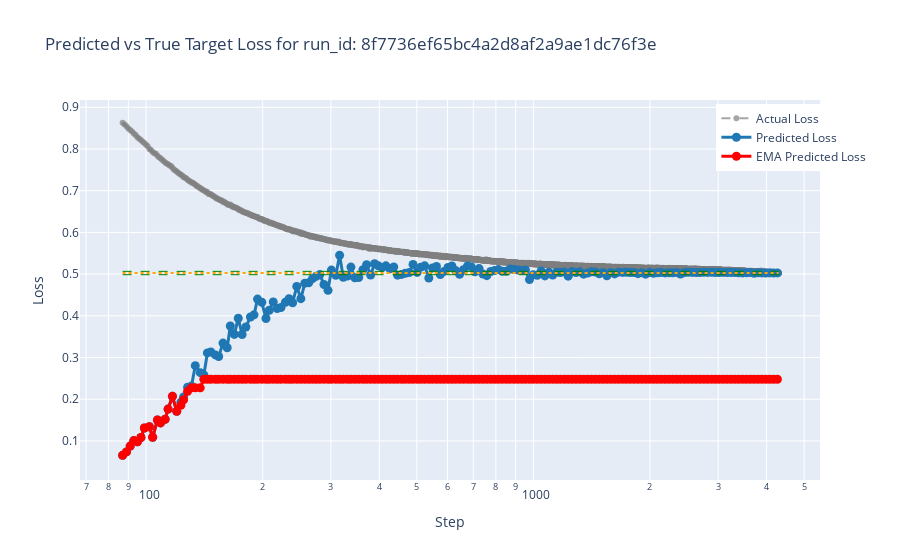

The cell this chart's notebook holds for it:
### Code cell
plot_predicted_vs_true_loss(df, n_th = 12)

### Figure 1 — Plotly figure (JSON) as saved in the notebook; plotly's stock layout.template omitted (floating-point values rounded to 4 significant figures; data arrays with more than 128 entries replaced by an {"elided": "..."} marker saying what was removed)
{"data": [{"line": {"color": "rgba(128,128,128,0.7)", "dash": "dash", "width": 2}, "mode": "lines+markers", "name": "Actual Loss", "type": "scatter", "x": {"elided": "8037 int values"}, "y": {"elided": "4214 float values"}}, {"line": {"color": "#1f77b4", "width": 3}, "marker": {"color": "#1f77b4", "size": 9}, "mode": "lines+markers", "name": "Predicted Loss", "type": "scatter", "x": {"elided": "170 int values"}, "y": {"elided": "170 float values"}}, {"line": {"color": "red", "width": 3}, "marker": {"color": "red", "size": 9}, "mode": "lines+markers", "name": "EMA Predicted Loss", "type": "scatter", "x": {"elided": "170 int values"}, "y": {"elided": "170 float values"}}], "layout": {"legend": {"x": 0.86, "y": 0.99}, "shapes": [{"line": {"color": "Orange", "dash": "dot", "width": 2}, "name": "Max Target Loss", "type": "line", "x0": 87, "x1": 4300, "y0": 0.5026, "y1": 0.5026}, {"line": {"color": "RoyalBlue", "dash": "dot", "width": 2}, "name": "Max Target Step", "type": "line", "x0": 4300, "x1": 4300, "y0": 0.5026, "y1": 0.5026}, {"line": {"color": "Green", "dash": "dash", "width": 1}, "name": "Max Target Loss + margin", "type": "line", "x0": 87, "x1": 4300, "y0": 0.5066, "y1": 0.5066}, {"line": {"color": "Green", "dash": "dash", "width": 1}, "name": "Max Target Loss - margin", "type": "line", "x0": 87, "x1": 4300, "y0": 0.4986, "y1": 0.4986}], "title": {"text": "Predicted vs True Target Loss for run_id: 8f7736ef65bc4a2d8af2a9ae1dc76f3e"}, "xaxis": {"title": {"text": "Step"}, "type": "log"}, "yaxis": {"title": {"text": "Loss"}}}}
